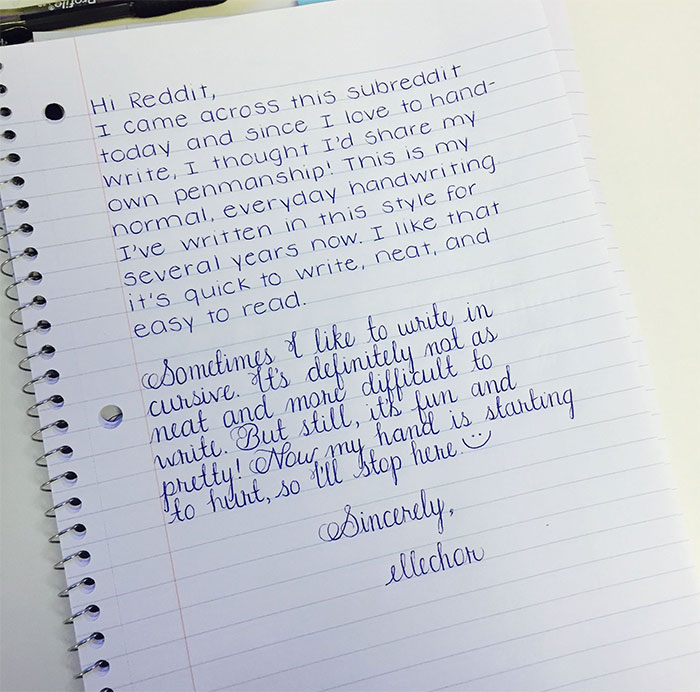
#> input picture images/download.png, 700 x 692 px, found by its file name
$ python image_processing.py
#> lines starting #> are read from the running program, lines starting #| are printed output that depends on the picture; after the words box and inside, x2 and y2 are one past the last pixel; in counts of white or black regions, pixels touching at a corner belong together
import cv2
import numpy as np
import matplotlib.pyplot as plt

# Step 1: Correct the image angle

# Load the image
image_path = '/Users/arquamroshan/Desktop/DIP-CW/images/download.png'
image = cv2.imread(image_path)
#> image is the input picture: shape (692, 700, 3); mean B, G, R 210.2, 203.2, 199.6

# Convert to grayscale
gray = cv2.cvtColor(image, cv2.COLOR_BGR2GRAY)

# Apply edge detection
edges = cv2.Canny(gray, 50, 150, apertureSize=3)
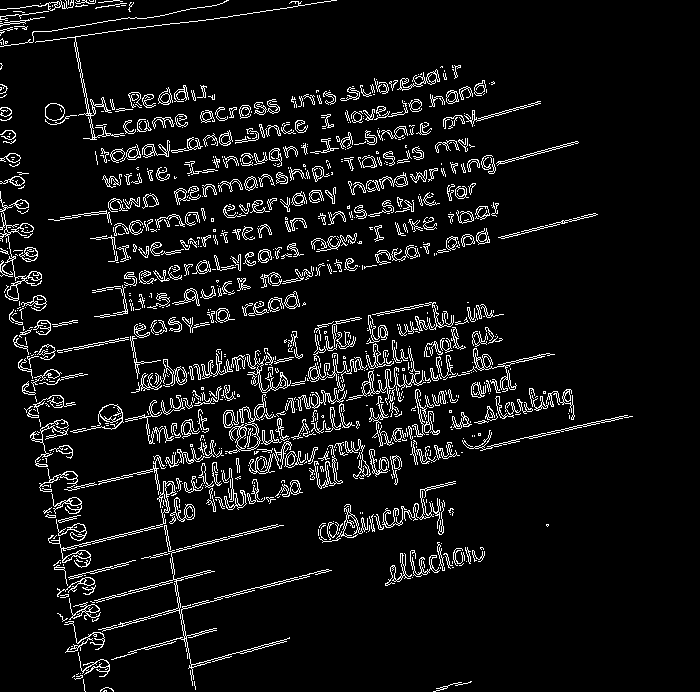
#> edges: shape (692, 700); 7.1% white in thin lines or dots

# Detect lines using Hough Line Transform
lines = cv2.HoughLinesP(edges, 1, np.pi / 180, threshold=100, minLineLength=100, maxLineGap=10)
#> lines = 81 rows, first 6: [153, 463, 192, 685], [164, 510, 195, 689], [139, 309, 249, 288], [0, 195, 50, 482], [64, 489, 452, 399], [46, 436, 239, 395]

# Calculate the angle of each line
angles = []
for line in lines:
    x1, y1, x2, y2 = line[0]
    angle = np.arctan2(y2 - y1, x2 - x1)
    angles.append(angle)
#> this loop made 81 passes
#> (x1, y1, x2, y2, angle) on passes 1 to 12: (153, 463, 192, 685, 1.4), (164, 510, 195, 689, 1.4), (139, 309, 249, 288, -0.189), (0, 195, 50, 482, 1.4), (64, 489, 452, 399, -0.228), (46, 436, 239, 395, -0.209), (214, 456, 401, 413, -0.226), (70, 27, 92, 139, 1.38), (292, 411, 469, 373, -0.211), (451, 429, 572, 401, -0.227), (380, 443, 572, 399, -0.225), (483, 449, 596, 423, -0.226)
#> after the loop, angles = 81 values, max 1.42 at index 78, min -0.261 at index 60, mean 0.0564

# Compute the median angle
median_angle = np.median(angles)
#> median_angle = -0.191

# Rotate the image to correct the skew
def rotate_image(image, angle):
    (h, w) = image.shape[:2]
    center = (w // 2, h // 2)
    M = cv2.getRotationMatrix2D(center, angle, 1.0)
    rotated = cv2.warpAffine(image, M, (w, h), flags=cv2.INTER_CUBIC, borderMode=cv2.BORDER_REPLICATE)
    return rotated

# Convert angle from radians to degrees and rotate the image
angle_degrees = median_angle * (180 / np.pi)
#> angle_degrees = -10.95
corrected_image = rotate_image(image, angle_degrees)
#> in rotate_image, `M = cv2.getRotationMatrix2D(center, angle, 1.0)`: M = [[0.982, -0.19, 72.12], [0.19, 0.982, -60.2]]
#> in rotate_image, `rotated = cv2.warpAffine(image, M, (w, h), flags=cv2.INTER_CUBIC, bord..`:
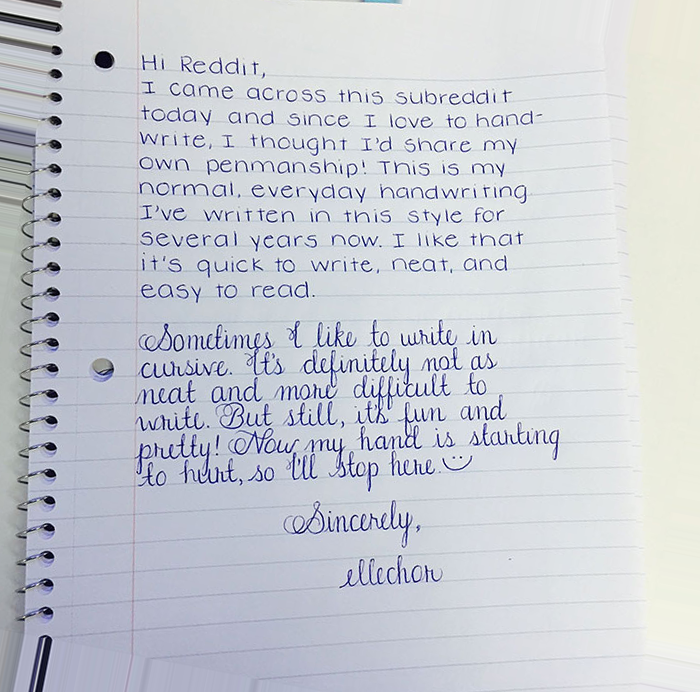
#> rotated: shape (692, 700, 3); mean B, G, R 211.8, 204.5, 200.9


# [13 lines of commented-out code are left out]
scale_factor = 15  # You can adjust the scale factor as needed
upscaled_image = cv2.resize(corrected_image, None, fx=scale_factor, fy=scale_factor, interpolation=cv2.INTER_CUBIC)

# Display images using matplotlib
# plt.figure(figsize=(20, 20))

# Display the upscaled image
# plt.subplot(1, 2, 1)
# plt.title("Upscaled Image")
# plt.imshow(cv2.cvtColor(upscaled_image, cv2.COLOR_BGR2RGB))
# plt.axis('off')
# plt.show()
# # print("Sucessfully Upscaled")

# Step 3: Crop the image

# Convert to grayscale
gray = cv2.cvtColor(upscaled_image, cv2.COLOR_BGR2GRAY)

# Apply adaptive thresholding to highlight text
threshold_image = cv2.adaptiveThreshold(gray, 255, cv2.ADAPTIVE_THRESH_GAUSSIAN_C,
                                        cv2.THRESH_BINARY_INV, 11, 2)

# Find contours in the thresholded image
contours, _ = cv2.findContours(threshold_image, cv2.RETR_EXTERNAL, cv2.CHAIN_APPROX_SIMPLE)
#> contours = 45668 contours, 42322 with area under 20; largest, box (x1, y1, x2, y2) and area: (2604, 5011, 2760, 5271) 30022, (3297, 6035, 3660, 6435) 11696, (3514, 6498, 3812, 6823) 9796, (2174, 4979, 2492, 5270) 8665, (6637, 6864, 7080, 7055) 8526

# Create a mask to keep only the largest contour area (text region)
mask = np.zeros_like(gray)
for contour in contours:
    # Draw the contour on the mask
    cv2.drawContours(mask, [contour], -1, (255), thickness=cv2.FILLED)
#> this loop made 45668 passes
#> contour on passes 1, 2, 4: [[622, 10377], [622, 10379]], [[487, 10375], [487, 10379]], [[443, 10371]]

# Find bounding box of the largest contour
x, y, w, h = cv2.boundingRect(mask)
#> x = 0; y = 2; w = 8412; h = 10378
cropped_image = upscaled_image[y:y+h, x:x+w]

# [11 lines of commented-out code are left out]
print("Successfully Cropped")

# Step 4: Gray scale the cropped image
gray_cropped_image = cv2.cvtColor(cropped_image, cv2.COLOR_BGR2GRAY)
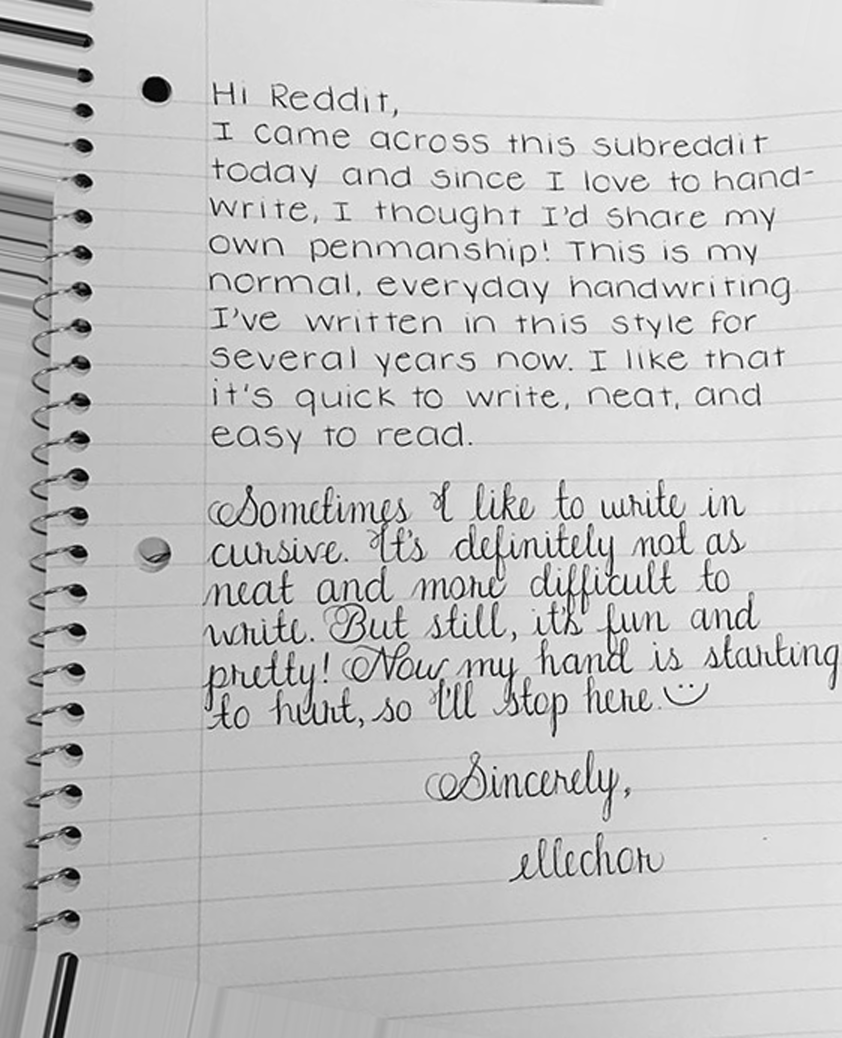
#> gray_cropped_image: shape (10378, 8412) (shown at 1/10 size); min 0, max 255, mean 197.5

# [12 lines of commented-out code are left out]
denoised_image = cv2.GaussianBlur(gray_cropped_image, (5, 5), 0)

# [11 lines of commented-out code are left out]
binary_image = cv2.adaptiveThreshold(denoised_image, 255, cv2.ADAPTIVE_THRESH_GAUSSIAN_C,
                                     cv2.THRESH_BINARY_INV, 11, 2)
#> binary_image: shape (10378, 8412); 3% white; 32454 white regions (28616 under 20 px), largest, box (x1, y1, x2, y2) and area: (3296, 6030, 3661, 6433) 15031, (3514, 6495, 3812, 6821) 10637, (5253, 7707, 5473, 7966) 9532

# Define a horizontal kernel
horizontal_kernel = cv2.getStructuringElement(cv2.MORPH_RECT, (40, 1))

# Detect horizontal lines using morphological operations
detected_lines = cv2.morphologyEx(binary_image, cv2.MORPH_CLOSE, horizontal_kernel, iterations=2)
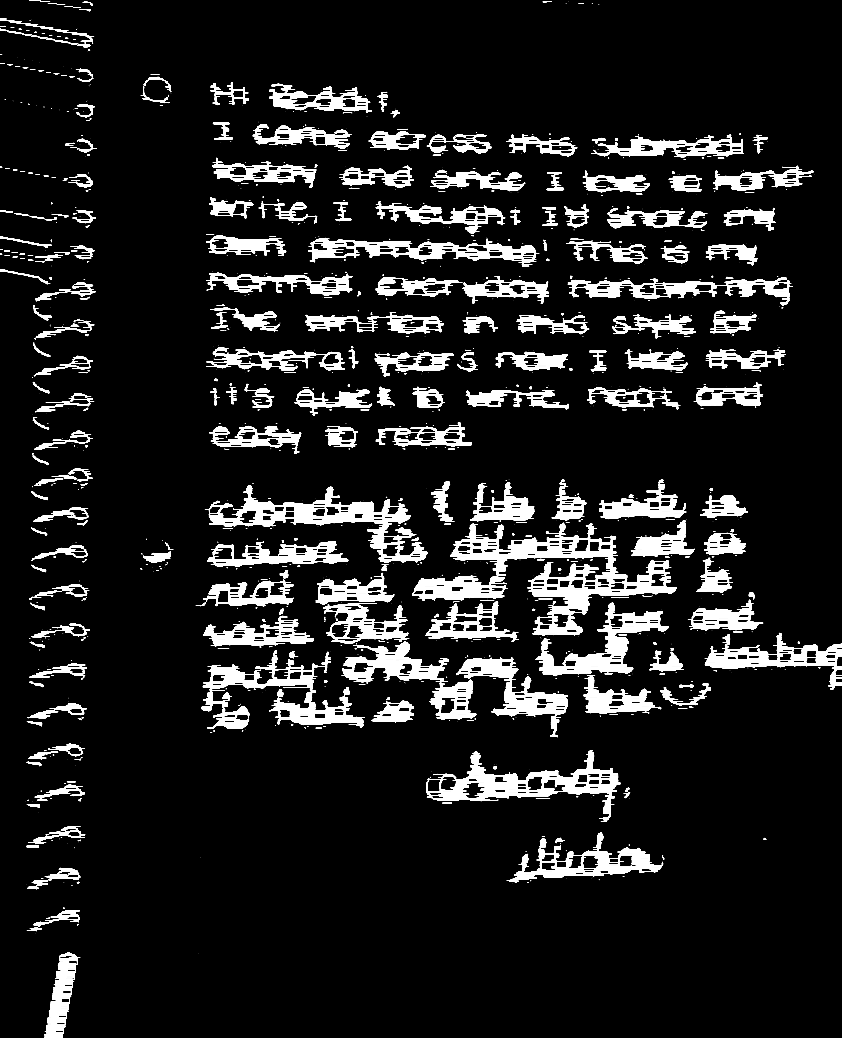
#> detected_lines: shape (10378, 8412) (shown at 1/10 size); 8.1% white; 2108 white regions (1287 under 20 px), largest, box (x1, y1, x2, y2) and area: (4122, 5228, 6766, 6358) 590169, (2088, 4854, 4274, 5627) 308762, (4262, 7501, 6206, 8151) 273173

# Subtract the detected lines from the binary image to remove them
letters_only = cv2.subtract(binary_image, detected_lines)
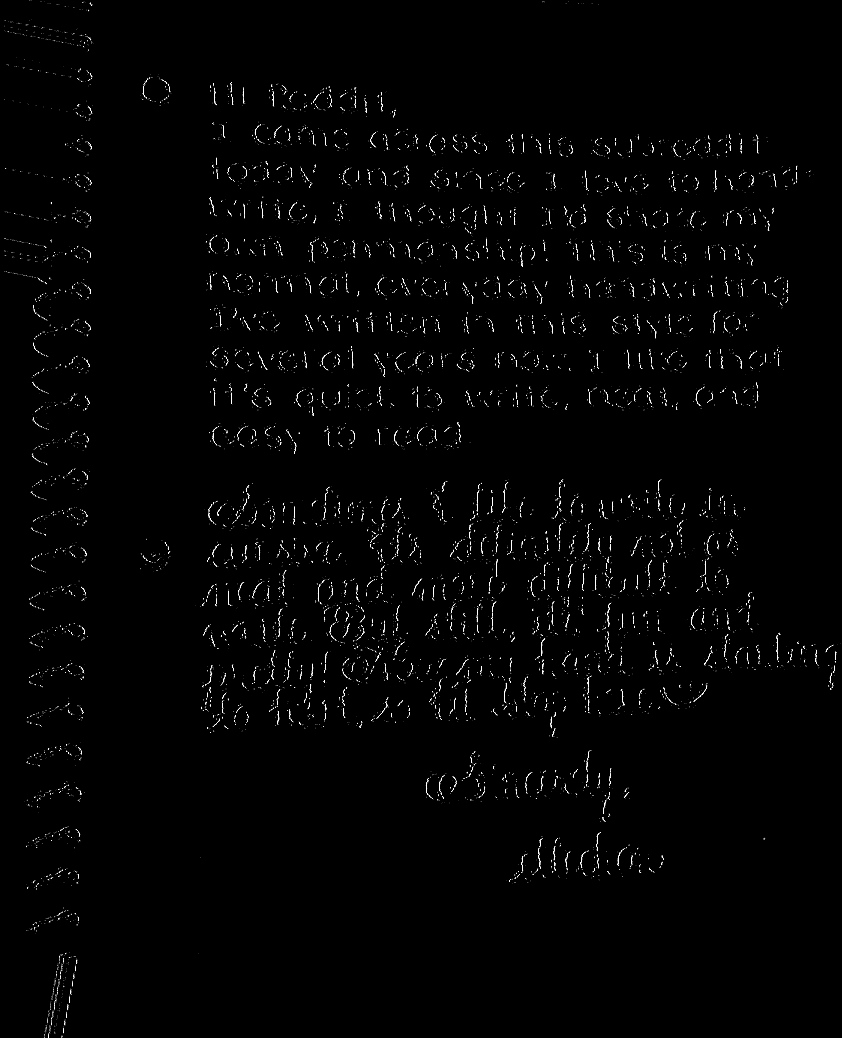
#> letters_only: shape (10378, 8412) (shown at 1/10 size); 0.18% white in thin lines or dots

# Apply contour detection to isolate letters
contours, _ = cv2.findContours(letters_only, cv2.RETR_EXTERNAL, cv2.CHAIN_APPROX_SIMPLE)
#> contours = 30553 contours, 30326 with area under 20; largest, box (x1, y1, x2, y2) and area: (6285, 3558, 6290, 3633) 68, (6585, 4804, 6596, 4880) 66, (7244, 2533, 7251, 2596) 60, (4919, 4977, 4927, 5046) 52, (7781, 3589, 7790, 3649) 52

# Create a mask to keep only the letters
letter_mask = np.zeros_like(letters_only)
cv2.drawContours(letter_mask, contours, -1, (255), thickness=cv2.FILLED)

# Apply the mask to the denoised image to isolate the letters
final_image = cv2.bitwise_and(denoised_image, denoised_image, mask=letter_mask)
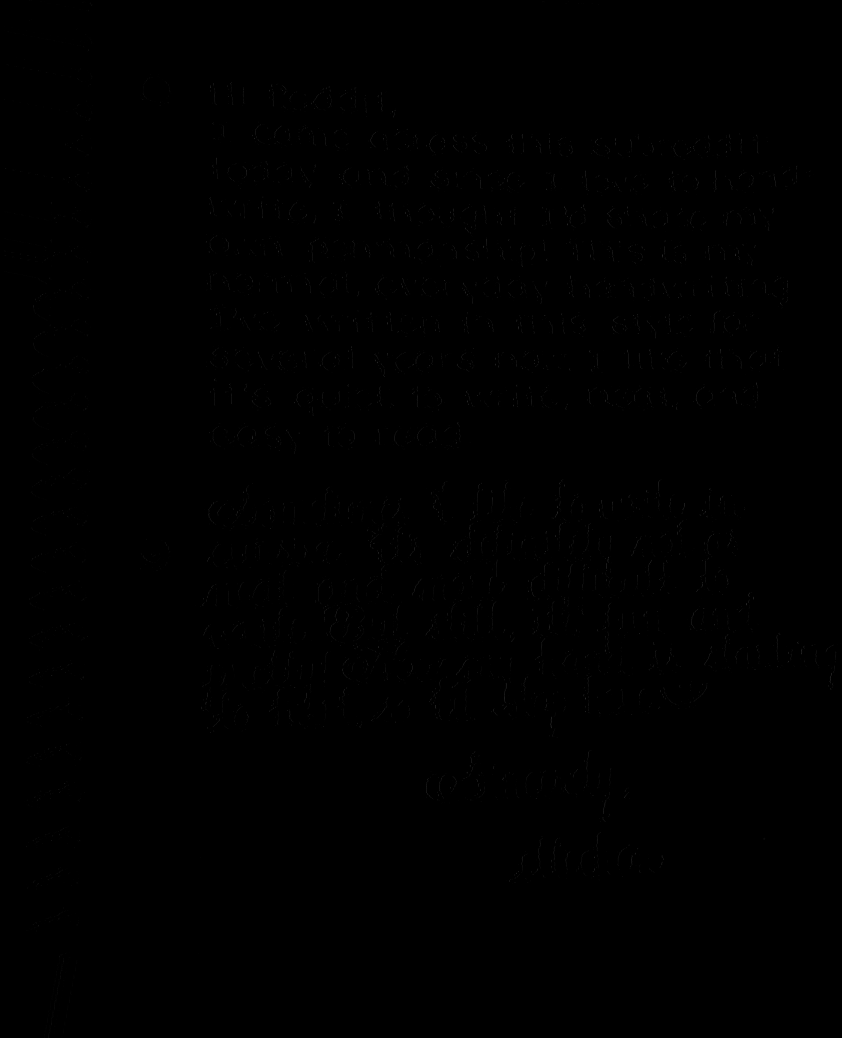
#> final_image: shape (10378, 8412) (shown at 1/10 size); min 0, max 244, mean 0.2

# display the images
plt.figure(figsize=(20, 20))

# [4 lines of commented-out code are left out]

plt.subplot(1, 2, 1)
plt.title("Binary Image")
plt.imshow(binary_image, cmap='gray')
plt.axis('off')


plt.show()
